Frame 1 (no input): blank canvas, image omitted
Frame 60 (no input): blank canvas, image omitted
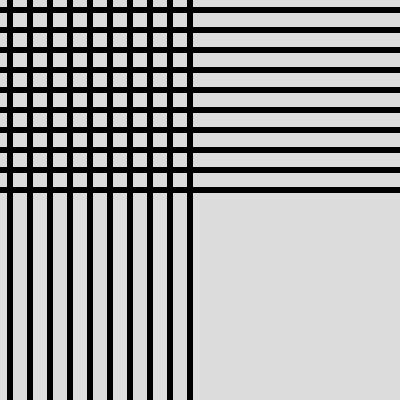
Frame 120 (the mouse pressed at the canvas centre since frame 60)

The p5.js sketch whose frames 1 and 60 were blank and that drew this single picture after the mouse press (run headless with seeded random() and noise() and a simulated clock; from frame 60 on, the mouse is pressed at the canvas centre):

// p5.js sketch
// ── sketch.js
function setup() {
  createCanvas(400, 400);
  strokeWeight(5); //sets width of lines
}

function draw() {
  background(220);
  for(i = 10; i < mouseY; i = i + 20) { //draws y coordiante according to location of mouse
    for(j = 10; j < mouseX; j = j + 20) { //draws x coordianate accordding to location of mouse
    line(0, i, width, i);  //draws horrizontal lines
      line(j, 0, j, height); //draws vertical lines
    }
  }
}
